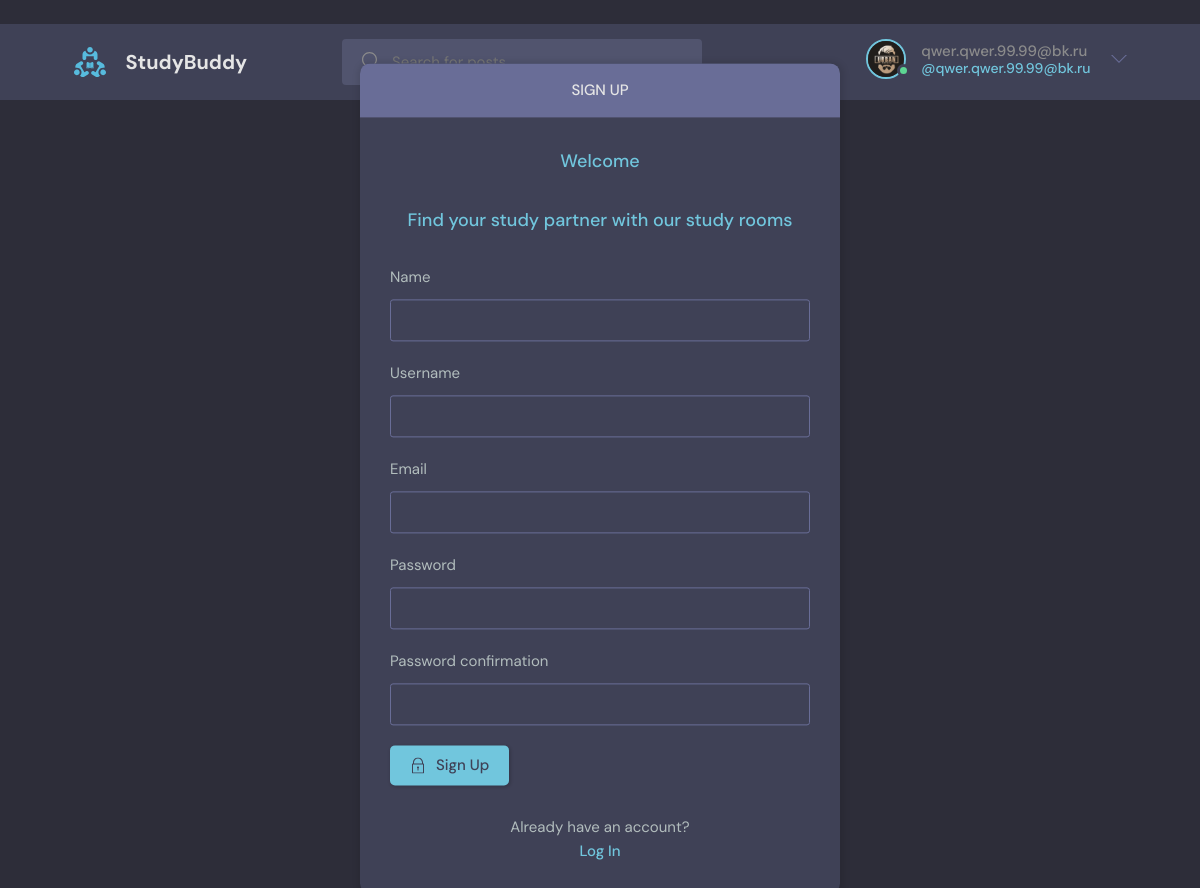
Page /register/ (signed in) on the committed database.
### base/models.py (models this page shows)
class User(AbstractUser):
    name = models.CharField(max_length=200, null=True)
    email = models.EmailField(unique=True, null=True)
    bio = models.TextField(null=True)
    avatar = models.ImageField(null=True, default='avatar.svg')
    USERNAME_FIELD = 'email'
    REQUIRED_FIELDS = []

### base/views.py (the view, shortened to what this page needs)
# urls.py: path('register/', views.register_page, name='register'),
def register_page(request):
     form = CustomUserCreationForm()
     return render(request, 'base/signup.html', {'form': form})

### base/forms.py
class CustomUserCreationForm(UserCreationForm):
     class Meta(UserCreationForm.Meta):
          model = User
          fields = ['name', 'username', 'email', 'password1', 'password2']

### base/templates/base/signup.html (shortened to what this page needs)
{% extends 'main.html' %} {% block content %}
<main class="auth layout">
      <div class="container">
        <div class="layout__box">
          <div class="layout__boxHeader">
            <div class="layout__boxTitle">
              <h3>Sign up</h3>
            </div>
          </div>
          <div class="layout__body">
            <h2 class="auth__tagline">Welcome</h2>
            <h2 class="auth__tagline">Find your study partner with our study rooms</h2>
            <form class="form" action="" method="post">
              {% for field in form %}
              <div class="form__group form__group">
                <label for="{{field.label}}">{{field.label}}</label>
                {{field}}
              </div>
              {% endfor %}
              <button class="btn btn--main" type="submit">
                Sign Up
              </button>
            </form>
            <div class="auth__action">
              <p>Already have an account?</p>
              <a href="{% url 'login' %}" class="btn btn--link">Log In</a>
            </div>
          </div>
        </div>
      </div>
    </main>
{% endblock %}

### templates/navbar.html (shortened to what this page needs)
﻿{% load static%}
<header class="header header--loggedIn">
     <div class="container">
       <a href="{% url 'home' %}" class="header__logo">
         <img src="{% static 'images/logo.svg' %}" />
         <h1>StudyBuddy</h1>
       </a>
       <form class="header__search" method="get" action="{% url 'home' %}">
         <label>
           <input name ="q" placeholder="Search for posts" />
         </label>
       </form>
       <nav class="header__menu">
         {% if request.user.is_authenticated %}
         <div class="header__user">
           <a href="{% url 'userprofile' request.user %}">
             <div class="avatar avatar--medium active">
               <img src="{{request.user.avatar.url}}" />
             </div>
             <p>{{request.user}}<span>@{{request.user}}</span></p>
           </a>
           <button class="dropdown-button">
             <svg version="1.1" xmlns="http://www.w3.org/2000/svg" width="32" height="32" viewBox="0 0 32 32">
               <title>chevron-down</title>
               <path d="M16 21l-13-13h-3l16 16 16-16h-3l-13 13z"></path>
             </svg>
           </button>
         </div>
         {% else %}
         <a href="{% url 'login' %}">
           <img src="{% static 'images/avatar.svg' %}" />
           <p>Login</p>
         </a>
         {% endif %}
       </nav>
     </div>
   </header>

### rows in the picture
User: user.avatar (picture), user "qwer.qwer.99.99@bk.ru"

### other values in the picture
{{ field.label }} "Name" "Username" "Email" "Password" "Password confirmation"
